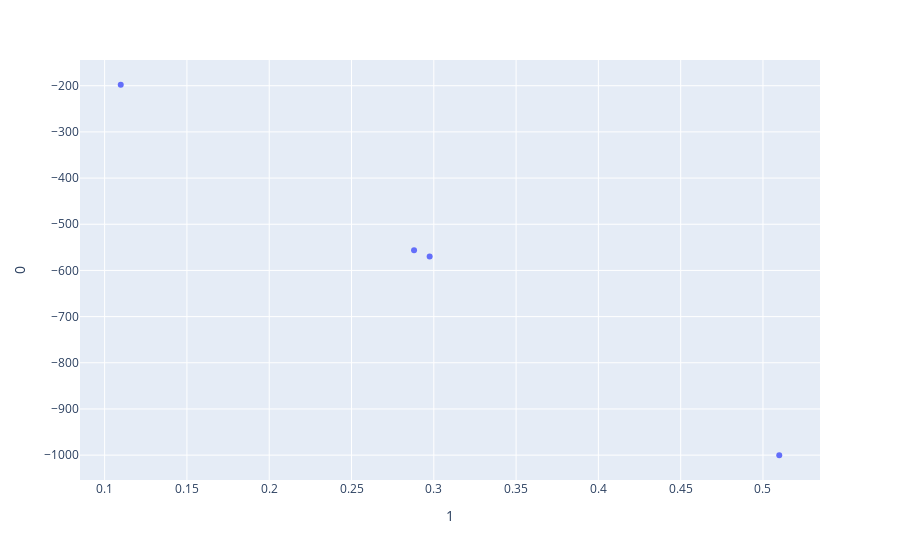

Notebook code for this chart:
### Code cell
px.scatter(dt,x=1,y=0)

### Figure 1 — Plotly figure (JSON) as saved in the notebook; plotly's stock layout.template omitted (floating-point values rounded to 4 significant figures)
{"data": [{"hovertemplate": "1=%{x}<br>0=%{y}<extra></extra>", "legendgroup": "", "marker": {"color": "#636efa", "symbol": "circle"}, "mode": "markers", "name": "", "orientation": "v", "showlegend": false, "type": "scatter", "x": [0.5099, 0.288, 0.2975, 0.1098], "xaxis": "x", "y": [-1000.0, -556.3, -569.6, -197.9], "yaxis": "y"}], "layout": {"legend": {"tracegroupgap": 0}, "margin": {"t": 60}, "xaxis": {"anchor": "y", "domain": [0, 1], "title": {"text": "1"}}, "yaxis": {"anchor": "x", "domain": [0, 1], "title": {"text": "0"}}}}
